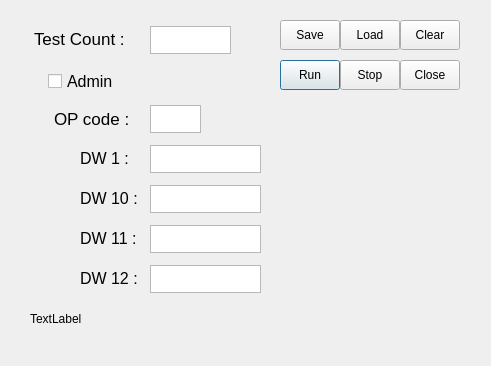
<?xml version="1.0" encoding="UTF-8"?>
<ui version="4.0">
 <class>KeyIn_test</class>
 <widget class="QDialog" name="KeyIn_test">
  <property name="geometry">
   <rect>
    <x>0</x>
    <y>0</y>
    <width>491</width>
    <height>366</height>
   </rect>
  </property>
  <property name="windowTitle">
   <string>Dialog</string>
  </property>
  <widget class="QLabel" name="label">
   <property name="geometry">
    <rect>
     <x>34</x>
     <y>30</y>
     <width>101</width>
     <height>17</height>
    </rect>
   </property>
   <property name="font">
    <font>
     <pointsize>13</pointsize>
    </font>
   </property>
   <property name="text">
    <string>Test Count : </string>
   </property>
  </widget>
  <widget class="QCheckBox" name="checkBox">
   <property name="geometry">
    <rect>
     <x>48</x>
     <y>70</y>
     <width>91</width>
     <height>22</height>
    </rect>
   </property>
   <property name="font">
    <font>
     <pointsize>12</pointsize>
    </font>
   </property>
   <property name="text">
    <string>Admin</string>
   </property>
  </widget>
  <widget class="QLabel" name="label_2">
   <property name="geometry">
    <rect>
     <x>54</x>
     <y>110</y>
     <width>81</width>
     <height>17</height>
    </rect>
   </property>
   <property name="font">
    <font>
     <pointsize>13</pointsize>
    </font>
   </property>
   <property name="text">
    <string>OP code : </string>
   </property>
  </widget>
  <widget class="QLabel" name="label_3">
   <property name="geometry">
    <rect>
     <x>80</x>
     <y>150</y>
     <width>61</width>
     <height>17</height>
    </rect>
   </property>
   <property name="font">
    <font>
     <pointsize>12</pointsize>
    </font>
   </property>
   <property name="text">
    <string>DW 1 : </string>
   </property>
  </widget>
  <widget class="QLabel" name="label_4">
   <property name="geometry">
    <rect>
     <x>80</x>
     <y>190</y>
     <width>70</width>
     <height>17</height>
    </rect>
   </property>
   <property name="font">
    <font>
     <pointsize>12</pointsize>
    </font>
   </property>
   <property name="text">
    <string>DW 10 : </string>
   </property>
  </widget>
  <widget class="QLabel" name="label_5">
   <property name="geometry">
    <rect>
     <x>80</x>
     <y>230</y>
     <width>67</width>
     <height>17</height>
    </rect>
   </property>
   <property name="font">
    <font>
     <pointsize>12</pointsize>
    </font>
   </property>
   <property name="text">
    <string>DW 11 : </string>
   </property>
  </widget>
  <widget class="QLabel" name="label_6">
   <property name="geometry">
    <rect>
     <x>80</x>
     <y>270</y>
     <width>67</width>
     <height>17</height>
    </rect>
   </property>
   <property name="font">
    <font>
     <pointsize>12</pointsize>
    </font>
   </property>
   <property name="text">
    <string>DW 12 :</string>
   </property>
  </widget>
  <widget class="QPushButton" name="pushButton">
   <property name="geometry">
    <rect>
     <x>280</x>
     <y>60</y>
     <width>60</width>
     <height>30</height>
    </rect>
   </property>
   <property name="text">
    <string>Run</string>
   </property>
   <property name="iconSize">
    <size>
     <width>25</width>
     <height>25</height>
    </size>
   </property>
  </widget>
  <widget class="QPushButton" name="pushButton_2">
   <property name="geometry">
    <rect>
     <x>340</x>
     <y>60</y>
     <width>60</width>
     <height>30</height>
    </rect>
   </property>
   <property name="text">
    <string>Stop</string>
   </property>
   <property name="iconSize">
    <size>
     <width>25</width>
     <height>20</height>
    </size>
   </property>
  </widget>
  <widget class="QTextEdit" name="TestCount_Edit">
   <property name="geometry">
    <rect>
     <x>150</x>
     <y>26</y>
     <width>81</width>
     <height>28</height>
    </rect>
   </property>
  </widget>
  <widget class="QTextEdit" name="OPCode">
   <property name="geometry">
    <rect>
     <x>150</x>
     <y>105</y>
     <width>51</width>
     <height>28</height>
    </rect>
   </property>
  </widget>
  <widget class="QTextEdit" name="DW1_Edit">
   <property name="geometry">
    <rect>
     <x>150</x>
     <y>145</y>
     <width>111</width>
     <height>28</height>
    </rect>
   </property>
  </widget>
  <widget class="QTextEdit" name="DW10_Edit">
   <property name="geometry">
    <rect>
     <x>150</x>
     <y>185</y>
     <width>111</width>
     <height>28</height>
    </rect>
   </property>
  </widget>
  <widget class="QTextEdit" name="DW11_Edit">
   <property name="geometry">
    <rect>
     <x>150</x>
     <y>225</y>
     <width>111</width>
     <height>28</height>
    </rect>
   </property>
  </widget>
  <widget class="QTextEdit" name="DW12_Edit">
   <property name="geometry">
    <rect>
     <x>150</x>
     <y>265</y>
     <width>111</width>
     <height>28</height>
    </rect>
   </property>
  </widget>
  <widget class="QPushButton" name="Save_pushButton">
   <property name="geometry">
    <rect>
     <x>280</x>
     <y>20</y>
     <width>60</width>
     <height>30</height>
    </rect>
   </property>
   <property name="text">
    <string>Save</string>
   </property>
  </widget>
  <widget class="QPushButton" name="Load_pushButton">
   <property name="geometry">
    <rect>
     <x>340</x>
     <y>20</y>
     <width>60</width>
     <height>30</height>
    </rect>
   </property>
   <property name="text">
    <string>Load</string>
   </property>
  </widget>
  <widget class="QPushButton" name="pushButton_3">
   <property name="geometry">
    <rect>
     <x>400</x>
     <y>20</y>
     <width>60</width>
     <height>30</height>
    </rect>
   </property>
   <property name="text">
    <string>Clear</string>
   </property>
  </widget>
  <widget class="QPushButton" name="pushButton_4">
   <property name="geometry">
    <rect>
     <x>400</x>
     <y>60</y>
     <width>60</width>
     <height>30</height>
    </rect>
   </property>
   <property name="text">
    <string>Close</string>
   </property>
  </widget>
  <widget class="QLabel" name="label_7">
   <property name="geometry">
    <rect>
     <x>30</x>
     <y>310</y>
     <width>431</width>
     <height>17</height>
    </rect>
   </property>
   <property name="text">
    <string>TextLabel</string>
   </property>
  </widget>
 </widget>
 <resources/>
 <connections/>
</ui>
